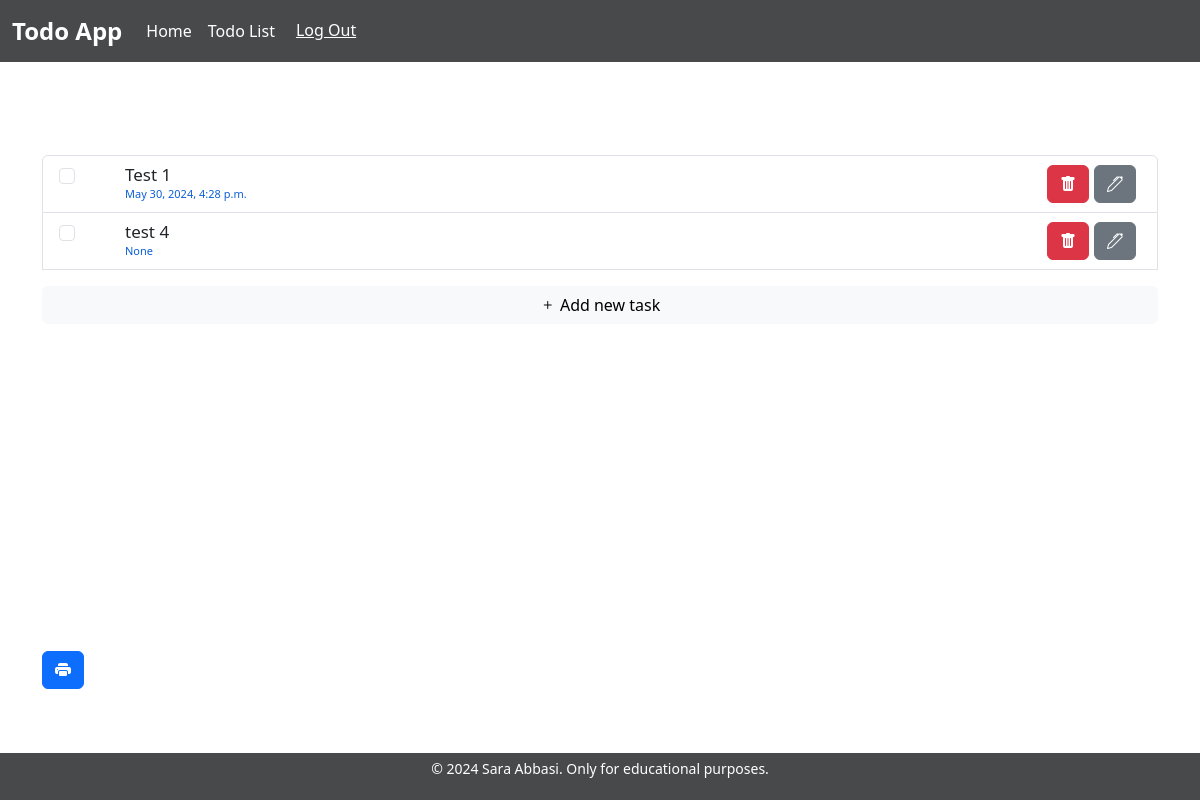
Page /list/ (signed in) on the earlier database version.
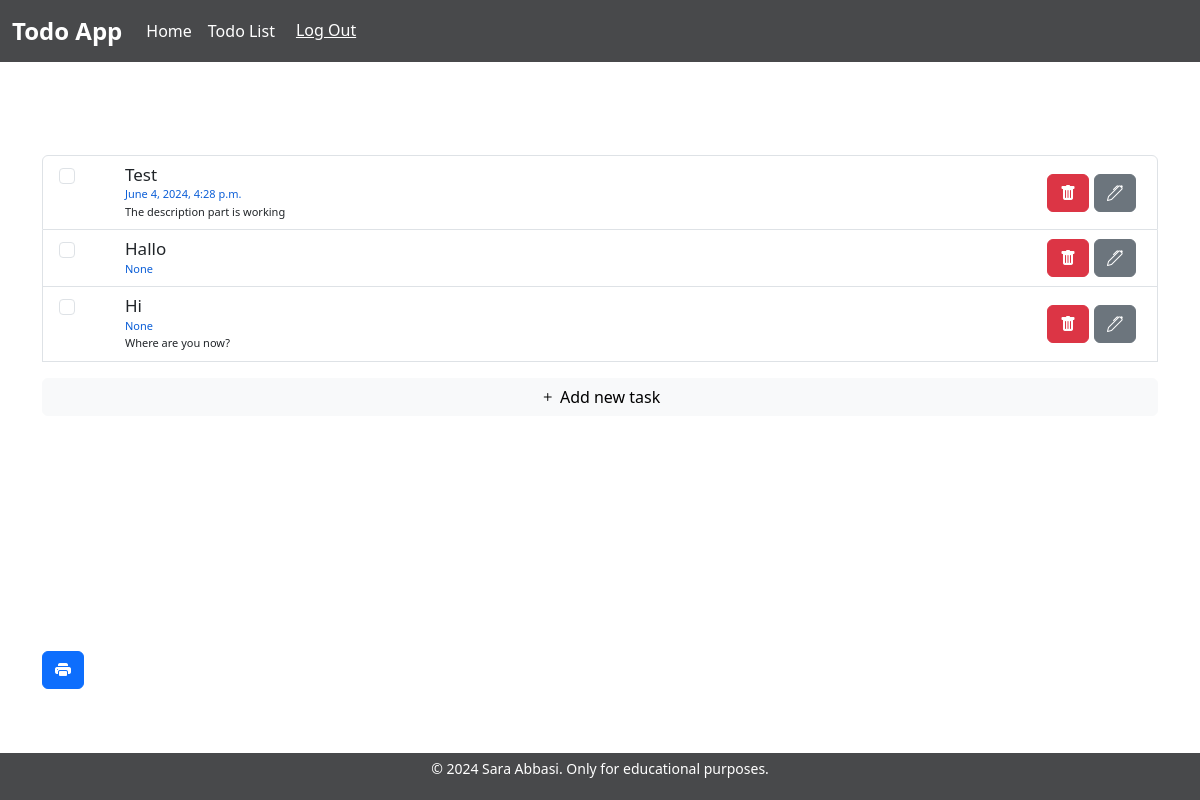
Same page on the later database version.
### todo_app/models.py (models this page shows, shortened)
class TodoItem(models.Model):
    title = models.CharField(max_length=200)
    description = models.TextField(blank=True)
    checked = models.BooleanField(default=False)
    owner = models.ForeignKey(User, on_delete=models.CASCADE, null=True)
    date = models.DateTimeField(blank=True, null=True)

### todo_app/views.py (the view, shortened to what this page needs)
# urls.py: path('list/', todo_list_view, name='todo_list'),
@login_required(login_url='/accounts/login')
def todo_list_view(request):
    user = request.user
    query = TodoItem.objects.filter(owner = user)
    todo_list_len = len(query)
    return render(request, 'todo_app/todo_list.html', {'todolist': query,'todo_list_len': todo_list_len})

### todo_app/templates/todo_app/todo_list.html (shortened to what this page needs)
{% extends 'base.html' %}
{% block content %}
<div class="list-container">
  {% if todo_list_len == 0 %}
  <div>
    <h3>Nothing here ...</h3>
    <a class='link' href="{% url 'todo_app:todo_item_create' %}">You can add a task here</a>
  </div>
  {% else %}
  <div class="todo-list-container">
    <form method="POST" action="{% url 'todo_app:todo_list' %}" id="todo-list-form">
      <div class="todo-list">
        <ul class="list-group">
          {% for todoitem in todolist %}
              <li class="list-group-item todo-item">
                <div class="todo-item-content">
                  {% if todoitem.checked %}
                  <input class="check-input form-check-input job-done-input" type="checkbox" name="checked" checked value="{{todoitem.id}}" aria-label="...">
                  <div class="job-done-text job-text">
                    <h6>{{todoitem.title}}</h6>
                    <p>{{todoitem.date}}</p>
                    <p>{{todoitem.description}}</p>
                  </div>
                  {% else %}
                  <input class="check-input form-check-input" type="checkbox" name="checked" value="{{todoitem.id}}" aria-label="...">
                  <div class="job-undone-text job-text">
                    <h6>{{todoitem.title}}</h6>
                    <p class="todo-date">{{todoitem.date}}</p>
                    <p>{{todoitem.description}}</p>
                  </div>
                  {% endif %}
                </div>
                <div class="todo-item-action">
                  <a class='btn btn-danger' href="{% url 'todo_app:todo_item_delete' todoitem.id %}"><i class="bi bi-trash-fill"></i></a>
                  <a class='btn btn-secondary' href="{% url 'todo_app:todo_item_edit' todoitem.id %}"><i class="bi bi-pen"></i></a>
                </div>
              </li>
          {% endfor %}
          <a class='btn btn-light mt-3' href="{% url 'todo_app:todo_item_create' %}"><i class="bi bi-plus"></i> Add new task</a>
        </ul>
      </div>
      <button class='btn btn-primary mt-3' id="print-paper" type="button"><i class="bi bi-printer-fill"></i></button>
  </form>
  </div>
  {% endif %}
</div>
{% endblock %}

Differences in the rows shown:
changed TodoItem: title "Test 1" → "Test"; date "May 30, 2024, 4:28 p.m." → "June 4, 2024, 4:28 p.m."; description (not shown) → "The description part is working"
changed TodoItem: title "test 4" → "Hallo"
added TodoItem: title "Hi", date "None", description "Where are you now?"
